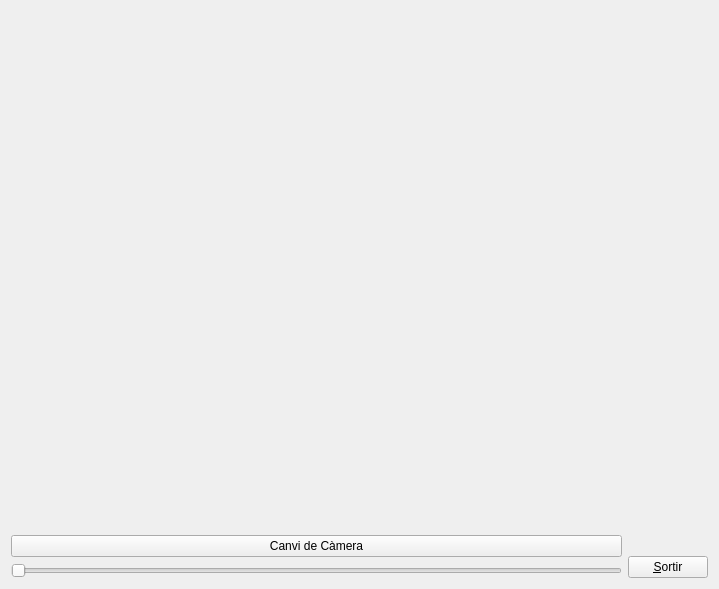
<?xml version="1.0" encoding="UTF-8"?>
<ui version="4.0">
 <class>MyForm</class>
 <widget class="QWidget" name="MyForm">
  <property name="geometry">
   <rect>
    <x>0</x>
    <y>0</y>
    <width>719</width>
    <height>589</height>
   </rect>
  </property>
  <property name="windowTitle">
   <string>IDI-Lab</string>
  </property>
  <layout class="QVBoxLayout" name="verticalLayout_4">
   <item>
    <layout class="QHBoxLayout" name="horizontalLayout">
     <item>
      <layout class="QVBoxLayout" name="verticalLayout_3">
       <item>
        <widget class="MyGLWidget" name="widget" native="true">
         <property name="sizePolicy">
          <sizepolicy hsizetype="Expanding" vsizetype="Expanding">
           <horstretch>0</horstretch>
           <verstretch>0</verstretch>
          </sizepolicy>
         </property>
        </widget>
       </item>
       <item>
        <layout class="QVBoxLayout" name="verticalLayout_2">
         <item>
          <widget class="QPushButton" name="pushButton_2">
           <property name="text">
            <string>Canvi de Càmera</string>
           </property>
          </widget>
         </item>
         <item>
          <widget class="QSlider" name="horizontalSlider">
           <property name="maximum">
            <number>31</number>
           </property>
           <property name="orientation">
            <enum>Qt::Horizontal</enum>
           </property>
          </widget>
         </item>
        </layout>
       </item>
      </layout>
     </item>
     <item>
      <layout class="QVBoxLayout" name="verticalLayout">
       <item>
        <spacer name="verticalSpacer">
         <property name="orientation">
          <enum>Qt::Vertical</enum>
         </property>
         <property name="sizeHint" stdset="0">
          <size>
           <width>20</width>
           <height>40</height>
          </size>
         </property>
        </spacer>
       </item>
       <item>
        <widget class="QPushButton" name="pushButton">
         <property name="sizePolicy">
          <sizepolicy hsizetype="Fixed" vsizetype="Fixed">
           <horstretch>0</horstretch>
           <verstretch>0</verstretch>
          </sizepolicy>
         </property>
         <property name="text">
          <string>&amp;Sortir</string>
         </property>
        </widget>
       </item>
      </layout>
     </item>
    </layout>
   </item>
  </layout>
 </widget>
 <customwidgets>
  <customwidget>
   <class>MyGLWidget</class>
   <extends>QWidget</extends>
   <header>MyGLWidget.h</header>
   <container>1</container>
   <slots>
    <slot>Canvi_cam()</slot>
    <slot>Move_Pat(int)</slot>
   </slots>
  </customwidget>
 </customwidgets>
 <resources/>
 <connections>
  <connection>
   <sender>pushButton</sender>
   <signal>clicked()</signal>
   <receiver>MyForm</receiver>
   <slot>close()</slot>
   <hints>
    <hint type="sourcelabel">
     <x>708</x>
     <y>578</y>
    </hint>
    <hint type="destinationlabel">
     <x>718</x>
     <y>529</y>
    </hint>
   </hints>
  </connection>
  <connection>
   <sender>pushButton_2</sender>
   <signal>clicked()</signal>
   <receiver>widget</receiver>
   <slot>Canvi_cam()</slot>
   <hints>
    <hint type="sourcelabel">
     <x>170</x>
     <y>501</y>
    </hint>
    <hint type="destinationlabel">
     <x>191</x>
     <y>321</y>
    </hint>
   </hints>
  </connection>
  <connection>
   <sender>horizontalSlider</sender>
   <signal>sliderMoved(int)</signal>
   <receiver>widget</receiver>
   <slot>Move_Pat(int)</slot>
   <hints>
    <hint type="sourcelabel">
     <x>173</x>
     <y>548</y>
    </hint>
    <hint type="destinationlabel">
     <x>398</x>
     <y>401</y>
    </hint>
   </hints>
  </connection>
 </connections>
</ui>
